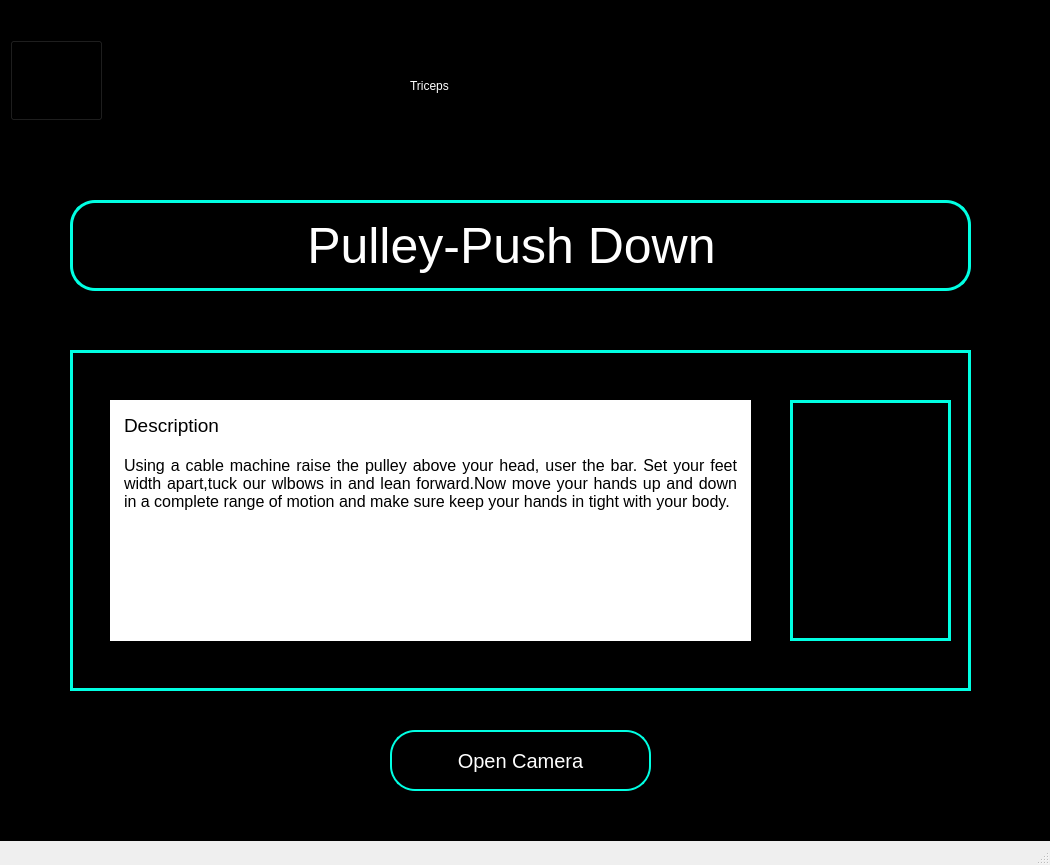
<?xml version="1.0" encoding="UTF-8"?>
<ui version="4.0">
 <class>MainWindow</class>
 <widget class="QMainWindow" name="MainWindow">
  <property name="geometry">
   <rect>
    <x>0</x>
    <y>0</y>
    <width>1050</width>
    <height>865</height>
   </rect>
  </property>
  <property name="windowTitle">
   <string>MainWindow</string>
  </property>
  <widget class="QWidget" name="centralwidget">
   <widget class="QWidget" name="gridLayoutWidget">
    <property name="geometry">
     <rect>
      <x>0</x>
      <y>0</y>
      <width>1051</width>
      <height>841</height>
     </rect>
    </property>
    <layout class="QGridLayout" name="gridLayout">
     <item row="0" column="1">
      <widget class="QFrame" name="frame">
       <property name="styleSheet">
        <string notr="true">background-color:black;</string>
       </property>
       <property name="frameShape">
        <enum>QFrame::StyledPanel</enum>
       </property>
       <property name="frameShadow">
        <enum>QFrame::Raised</enum>
       </property>
       <widget class="QWidget" name="gridLayoutWidget_2">
        <property name="geometry">
         <rect>
          <x>0</x>
          <y>0</y>
          <width>1051</width>
          <height>151</height>
         </rect>
        </property>
        <layout class="QGridLayout" name="gridLayout_2">
         <item row="0" column="0">
          <widget class="QFrame" name="frame_2">
           <property name="frameShape">
            <enum>QFrame::StyledPanel</enum>
           </property>
           <property name="frameShadow">
            <enum>QFrame::Raised</enum>
           </property>
           <widget class="QPushButton" name="Backbutton">
            <property name="geometry">
             <rect>
              <x>10</x>
              <y>40</y>
              <width>93</width>
              <height>81</height>
             </rect>
            </property>
            <property name="styleSheet">
             <string notr="true">Border-image:url(:/images/images/Back.png)</string>
            </property>
            <property name="text">
             <string/>
            </property>
           </widget>
           <widget class="QLabel" name="topheading">
            <property name="geometry">
             <rect>
              <x>410</x>
              <y>40</y>
              <width>221</width>
              <height>91</height>
             </rect>
            </property>
            <property name="styleSheet">
             <string notr="true">color:white;
font: 36pt &quot;MS Shell Dlg 2&quot;;
</string>
            </property>
            <property name="text">
             <string>Triceps</string>
            </property>
           </widget>
          </widget>
         </item>
        </layout>
       </widget>
       <widget class="QLabel" name="subheading">
        <property name="geometry">
         <rect>
          <x>70</x>
          <y>200</y>
          <width>901</width>
          <height>91</height>
         </rect>
        </property>
        <property name="styleSheet">
         <string notr="true">color:white;
font-size:50px;
border-radius:25px;
border:3px solid green;
border-color: rgb(0, 255, 226);
text-align:center;
</string>
        </property>
        <property name="text">
         <string>                Pulley-Push Down</string>
        </property>
       </widget>
       <widget class="QFrame" name="description">
        <property name="geometry">
         <rect>
          <x>70</x>
          <y>350</y>
          <width>901</width>
          <height>341</height>
         </rect>
        </property>
        <property name="styleSheet">
         <string notr="true">border:3px solid white;
border-color: rgb(0, 255, 226);</string>
        </property>
        <property name="frameShape">
         <enum>QFrame::StyledPanel</enum>
        </property>
        <property name="frameShadow">
         <enum>QFrame::Raised</enum>
        </property>
        <widget class="QLabel" name="exercise_image">
         <property name="geometry">
          <rect>
           <x>720</x>
           <y>50</y>
           <width>161</width>
           <height>241</height>
          </rect>
         </property>
         <property name="styleSheet">
          <string notr="true">border-image: url(:/images/images/triceppush.jpg);</string>
         </property>
         <property name="text">
          <string/>
         </property>
        </widget>
        <widget class="QTextEdit" name="Description">
         <property name="geometry">
          <rect>
           <x>40</x>
           <y>50</y>
           <width>641</width>
           <height>241</height>
          </rect>
         </property>
         <property name="styleSheet">
          <string notr="true">border:none;
background-color:white;
padding:10px;
text-align:justify;</string>
         </property>
         <property name="html">
          <string>&lt;!DOCTYPE HTML PUBLIC &quot;-//W3C//DTD HTML 4.0//EN&quot; &quot;http://www.w3.org/TR/REC-html40/strict.dtd&quot;&gt;
&lt;html&gt;&lt;head&gt;&lt;meta name=&quot;qrichtext&quot; content=&quot;1&quot; /&gt;&lt;style type=&quot;text/css&quot;&gt;
p, li { white-space: pre-wrap; }
&lt;/style&gt;&lt;/head&gt;&lt;body style=&quot; font-family:'MS Shell Dlg 2'; font-size:7.8pt; font-weight:400; font-style:normal;&quot;&gt;
&lt;p align=&quot;justify&quot; style=&quot; margin-top:0px; margin-bottom:0px; margin-left:0px; margin-right:0px; -qt-block-indent:0; text-indent:0px;&quot;&gt;&lt;span style=&quot; font-size:14pt;&quot;&gt;Description&lt;/span&gt;&lt;/p&gt;
&lt;p align=&quot;justify&quot; style=&quot;-qt-paragraph-type:empty; margin-top:0px; margin-bottom:0px; margin-left:0px; margin-right:0px; -qt-block-indent:0; text-indent:0px; font-size:12pt;&quot;&gt;&lt;br /&gt;&lt;/p&gt;
&lt;p align=&quot;justify&quot; style=&quot; margin-top:0px; margin-bottom:0px; margin-left:0px; margin-right:0px; -qt-block-indent:0; text-indent:0px;&quot;&gt;&lt;span style=&quot; font-size:12pt;&quot;&gt;Using a cable machine raise the pulley above your head, user the bar. Set your feet width apart,tuck our wlbows in and lean forward.Now move your hands up and down in a complete range of motion and make sure keep your hands in tight with your body.&lt;/span&gt;&lt;/p&gt;&lt;/body&gt;&lt;/html&gt;</string>
         </property>
        </widget>
       </widget>
       <widget class="QPushButton" name="actionbutton">
        <property name="geometry">
         <rect>
          <x>390</x>
          <y>730</y>
          <width>261</width>
          <height>61</height>
         </rect>
        </property>
        <property name="styleSheet">
         <string notr="true">border:2px solid white;
border-color:rgb(0,255,226);
border-radius:25px;
font-size:20px;
color:white;</string>
        </property>
        <property name="text">
         <string>Open Camera</string>
        </property>
       </widget>
      </widget>
     </item>
    </layout>
   </widget>
  </widget>
  <widget class="QStatusBar" name="statusbar"/>
 </widget>
 <resources>
  <include location="resources3.qrc"/>
 </resources>
 <connections/>
</ui>
